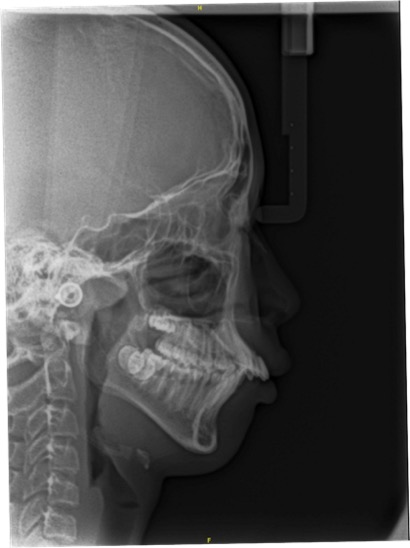
#> input picture tooth/jpgdata/01.jpg, 410 x 548 px; its folder holds only this picture in this run
$ python preprocess.py
#> lines starting #> are read from the running program, lines starting #| are printed output that depends on the picture; after the words box and inside, x2 and y2 are one past the last pixel; in counts of white or black regions, pixels touching at a corner belong together
import os
import cv2
import numpy as np
from sklearn.linear_model import LinearRegression
from matplotlib import pyplot as plt
imgset=[]
temp=np.zeros((100,1))
# temp2=np.zeros((170,1))
temp3=np.zeros((100,1))
for i in os.listdir('jpgdata'):
    img=cv2.imread(os.path.join('jpgdata',i),cv2.IMREAD_GRAYSCALE)
#> img: shape (548, 410); min 0, max 255, mean 77.9
    H,W=img.shape
#> H = 548; W = 410
    top=(600-H)//2
#> top = 26
    bottom=600-H-(600-H)//2
#> bottom = 26
    left=(512-W)//2
#> left = 51
    right=512-W-(512-W)//2
#> right = 51
    padding =cv2.copyMakeBorder(img,top,bottom,left,right,cv2.BORDER_CONSTANT,value=0)
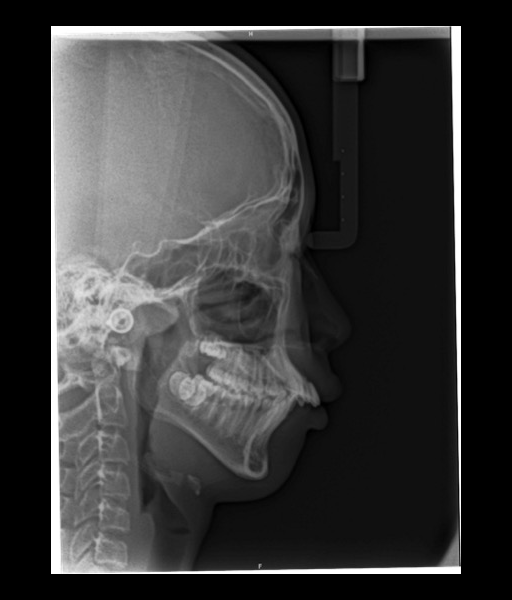
#> padding: shape (600, 512); min 0, max 255, mean 57
    print(padding.shape)
#| (600, 512)
    img=padding[360:460,150:380]
#> img: shape (100, 230)
    corner =cv2.cornerHarris(img, 3,0,0.05)
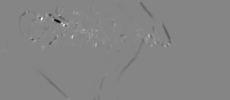
#> corner: shape (100, 230) float32; min -0.0277, max 0.0251, mean -2.27e-05; drawn with min black and max white
    dst=cv2.dilate(corner,None)
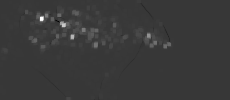
#> dst: shape (100, 230) float32; min -0.00705, max 0.0251, mean 0.000294; drawn with min black and max white
    img[dst>0.03*dst.max()] = 0
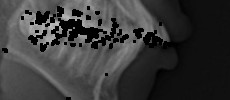
#> img: shape (100, 230); min 0, max 190, mean 57.1
    a,b=np.where(dst>0.03*dst.max())
#> a = 2126 values from 6 to 99; b = 2126 values, max 171 at index 1930, min 2 at index 2046, mean 85.72
    new=dst>0.03*dst.max()
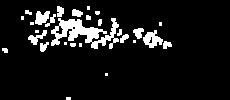
#> new: shape (100, 230) bool; 9.2% white; 28 white regions (11 under 20 px), largest, box (x1, y1, x2, y2) and area: (51, 18, 119, 49) 968, (143, 30, 163, 48) 205, (35, 11, 50, 25) 146
    height=np.unique(a)
#> height = 53 values from 6 to 99
    width=np.unique(b)
#> width = 152 values from 2 to 171
    Y=np.zeros((len(width)))
#> Y = 152 values from 0 to 0
    reg=LinearRegression()
    for ind,i in enumerate(width):
        index=np.where(b==i)
        Y_list=a[index]
        Y_median=round(np.median(Y_list))
        Y[ind]=Y_median
#> this loop made 152 passes
#> (i, Y_median) on passes 21 to 23: (36, 30), (37, 22), (38, 20)
#> after the loop, Y = 152 values, max 50 at index 2, min 12 at index 9, mean 32.73
    Y=Y.reshape(-1,1)
    width=width.reshape((-1,1))
    reg.fit(width,Y)
    coef=float(reg.coef_)
    inter=float(reg.intercept_)
    for j in range(img.shape[1]):
        img[round(j*coef+inter),j]=255
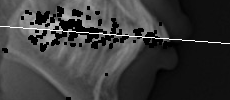
#> img: shape (100, 230); 1% of pixels changed, all inside (x1, y1, x2, y2) = (0, 26, 230, 44)
    temp=np.hstack((temp,cv2.Canny(padding[360:460,150:380],1,200)))
#> temp: shape (100, 231) float64; 10.5% white in thin lines or dots
    # temp2=np.hstack((temp2,padding[330:500,150:380]))
    temp3=np.hstack((temp3,img))
    # cv2.imshow('test',padding)
    # cv2.waitKey(0)
    # imgset.append(padding[330:500,150:380])
result=np.vstack((temp,temp3))
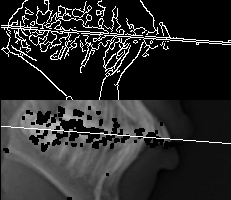
#> result: shape (200, 231) float64; min 0, max 255, mean 42.8
plt.imshow(temp3,cmap='gray')
plt.show()
